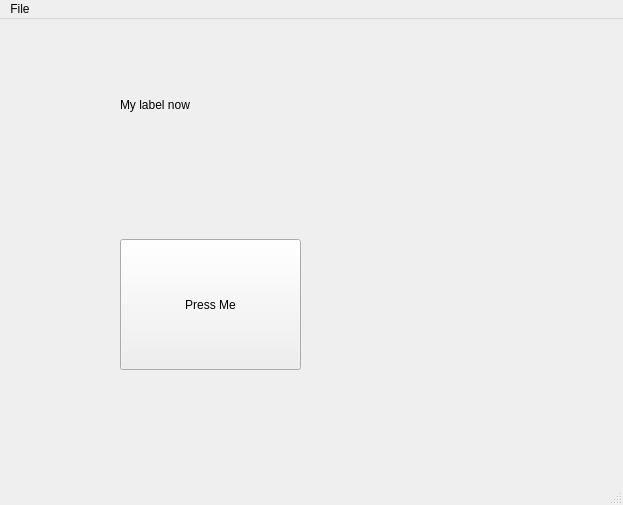
<?xml version="1.0" encoding="UTF-8"?>
<ui version="4.0">
 <class>MainWindow</class>
 <widget class="QMainWindow" name="MainWindow">
  <property name="geometry">
   <rect>
    <x>0</x>
    <y>0</y>
    <width>623</width>
    <height>505</height>
   </rect>
  </property>
  <property name="windowTitle">
   <string>MainWindow</string>
  </property>
  <widget class="QWidget" name="centralwidget">
   <widget class="QLabel" name="lbl1">
    <property name="geometry">
     <rect>
      <x>120</x>
      <y>30</y>
      <width>111</width>
      <height>111</height>
     </rect>
    </property>
    <property name="text">
     <string>My label now</string>
    </property>
   </widget>
   <widget class="QPushButton" name="b1">
    <property name="geometry">
     <rect>
      <x>120</x>
      <y>220</y>
      <width>181</width>
      <height>131</height>
     </rect>
    </property>
    <property name="text">
     <string>Press Me</string>
    </property>
   </widget>
  </widget>
  <widget class="QMenuBar" name="menubar">
   <property name="geometry">
    <rect>
     <x>0</x>
     <y>0</y>
     <width>623</width>
     <height>21</height>
    </rect>
   </property>
   <widget class="QMenu" name="menuFile">
    <property name="title">
     <string>File</string>
    </property>
   </widget>
   <addaction name="menuFile"/>
  </widget>
  <widget class="QStatusBar" name="statusbar"/>
 </widget>
 <resources/>
 <connections/>
</ui>
